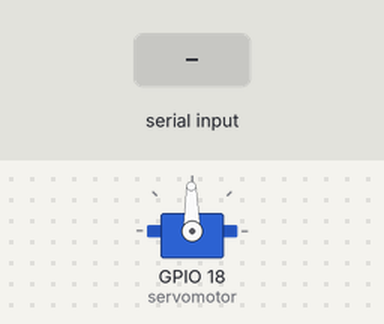
Recording of a sketch running on a simulated ESP32. Parts: servo. The inputs (shaded band) are chosen by the test bench. Nothing arrives over Bluetooth unless stated.

Above: at 1.2 s.
1.3 s: "1" received over the second serial link
At 2.1 s:
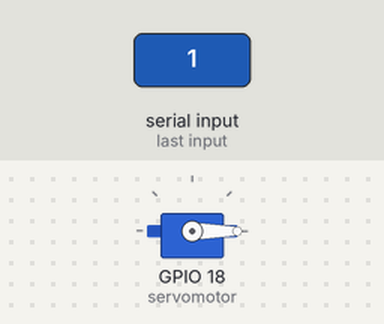
3.8 s: "0" received over the second serial link
At 4.4 s:
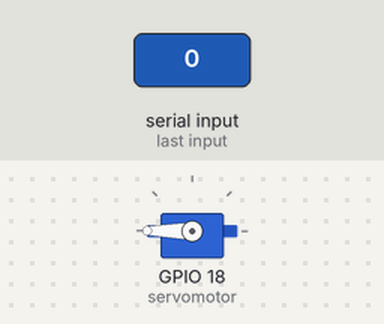
Timing chart, 0 to 6.8 s (numbered marks = the images above; inputs shaded):
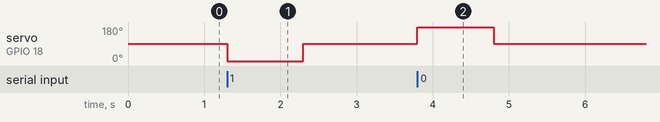

The sketch:

esp_rallonge.ino
```cpp
#include "BluetoothSerial.h"
#include <ESP32Servo.h>
#define servomotor 18

Servo servo;
BluetoothSerial bt;

void setup() {

  bt.begin("Rallonge");
  servo.attach(servomotor);
  servo.write(91);
}

void loop() {
  if(bt.available()){
    char c = bt.read();
    if(c=='1'){
      servo.write(0);
      delay(1000);
      servo.write(91);
    }
    else if (c=='0') {
      servo.write(180);
      delay(1000);
      servo.write(91);
    }
  }
}
```

Measured:
- after the input at 1.3 s, servo on GPIO 18 (servomotor): 91° → 0° at once, → 91° 1.0 s later
- after the input at 3.8 s, servo on GPIO 18 (servomotor): 91° → 180° at once, → 91° 1.0 s later
